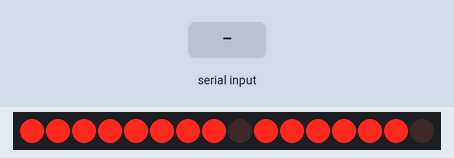
A sketch run on a simulated ESP32. Shown: 16 shift-register outputs drawn as a row of LEDs (first output left, lit = HIGH). Wiring (inferred from the names in the program): 2 × shift register (74HC595): data GPIO 12; shift clock GPIO 13; latch GPIO 14. Wiring (inferred from the signals the program sends): row of LEDs: on Q0, Q1, Q2, Q3, Q4, Q5, Q6, Q7, Q8, Q9, Q10, Q11, Q12, Q13, Q14, Q15. The inputs (shaded band) are chosen by the test bench.

Above: at 1.2 s.
1.3 s: "90,45\n" received over Serial
At 2.1 s:
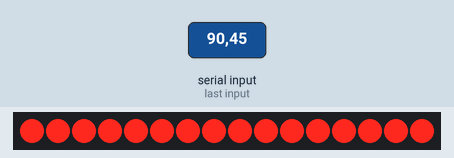
At 3.1 s:
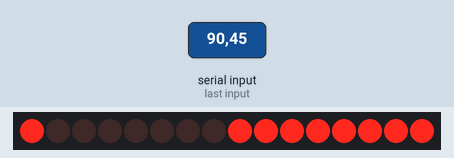
Timing chart, 0 to 10.3 s (numbered marks = the images above; inputs shaded):
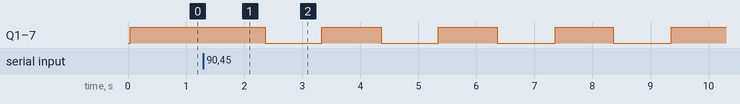

The sketch:

UART_FourDigitDigitalTube.ino
```cpp
int pic0[8] = {
    0b00000000,
    0b01111110,
    0b01111110,
    0b01111110,
    0b01111110,
    0b01111110,
    0b01111110,
    0b00000000,
};

int pic1[8] = {
    // Picture1
    0b10011001,
    0b00000000,
    0b00000000,
    0b00000000,
    0b10000001,
    0b11000011,
    0b11100111,
    0b11111111,
};

int pic2[8] = {
    // Picture2
    0b11111111,
    0b11011011,
    0b11000011,
    0b10000001,
    0b11000011,
    0b11100111,
    0b11111111,
    0b11111111,
};

const int DATAPIN = 12;
const int CLOCKPIN = 13;
const int LATCHPIN = 14;

byte dataCol, dataRow;
long long oldTime = 0;
short flagShow = -1;
int timeB = 1000, timeS = 1000;
String receData = "";

void setup()
{
    pinMode(DATAPIN, OUTPUT);
    pinMode(LATCHPIN, OUTPUT);
    pinMode(CLOCKPIN, OUTPUT);

    Serial.begin(9600);
}

void loop()
{
    if (Serial.available() > 0)
    {
        flagShow = 1;
        char readBuff = Serial.read();
        if (readBuff != '\r')
        {
            receData += readBuff;
        }
        else
        {
            int posB = receData.indexOf('B');
            int posS = receData.indexOf('S');
            String strPostB = receData.substring(posB + 1, posS);
            String strPostS = receData.substring(posS + 1);
            timeB = strPostB.toInt();
            timeS = strPostS.toInt();
            Serial.printf("B-%d S-%d\n", timeB, timeS);
            receData = "";
        }
    }
    if (millis() - oldTime >= timeB && flagShow == 2)
    {
        flagShow = 1;
        oldTime = millis();
    }
    if (millis() - oldTime >= timeS && flagShow == 1)
    {
        flagShow = 2;
        oldTime = millis();
    }
    for (int i = 0; i <= 7; i++)
    {
        dataRow = 1 << i;
        if (flagShow == 1)
        {
            dataCol = pic1[i];
        }
        if (flagShow == 2)
        {
            dataCol = pic2[i];
        }
        if (flagShow == -1)
        {
            dataCol = pic0[i];
        }
        LCD_Display();
    }
}

void LCD_Display()
{
    shiftOut(DATAPIN, CLOCKPIN, MSBFIRST, dataCol);
    shiftOut(DATAPIN, CLOCKPIN, LSBFIRST, dataRow);
    digitalWrite(LATCHPIN, HIGH);
    digitalWrite(LATCHPIN, LOW);
}
```

Measured:
- after the input at 1.3 s, Q1–7: alternates HIGH for 1.0 s and LOW for 0.99 s, starting after 1.1 s
